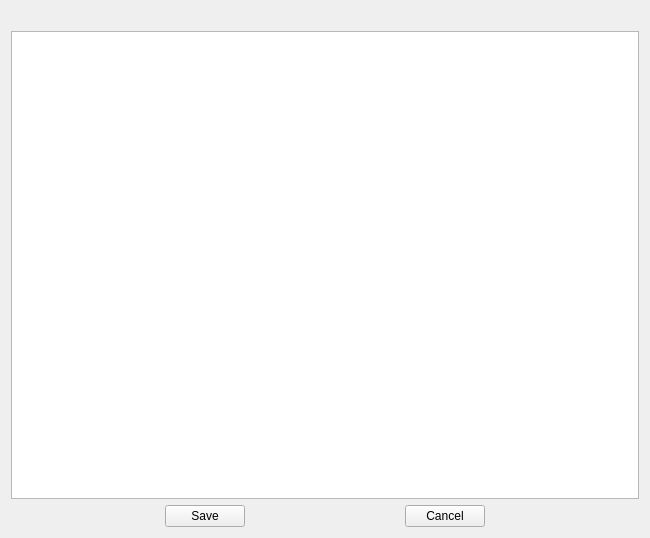
<?xml version="1.0" encoding="UTF-8"?>
<ui version="4.0">
 <class>VehicleDeflectionDistYawPitchDialog</class>
 <widget class="QWidget" name="VehicleDeflectionDistYawPitchDialog">
  <property name="geometry">
   <rect>
    <x>0</x>
    <y>0</y>
    <width>650</width>
    <height>538</height>
   </rect>
  </property>
  <property name="windowTitle">
   <string>VehicleDeflectionDistYawPitchDialog</string>
  </property>
  <layout class="QVBoxLayout" name="verticalLayout">
   <item>
    <widget class="QLabel" name="label_Vehicle">
     <property name="text">
      <string/>
     </property>
     <property name="alignment">
      <set>Qt::AlignCenter</set>
     </property>
    </widget>
   </item>
   <item>
    <widget class="QTableWidget" name="tableWidget_VehicleDeflectionDistYawPitch">
     <property name="selectionBehavior">
      <enum>QAbstractItemView::SelectRows</enum>
     </property>
     <property name="sortingEnabled">
      <bool>false</bool>
     </property>
    </widget>
   </item>
   <item>
    <layout class="QHBoxLayout" name="horizontalLayout">
     <item>
      <spacer name="horizontalSpacer">
       <property name="orientation">
        <enum>Qt::Horizontal</enum>
       </property>
       <property name="sizeHint" stdset="0">
        <size>
         <width>40</width>
         <height>20</height>
        </size>
       </property>
      </spacer>
     </item>
     <item>
      <widget class="QPushButton" name="pushButton_Save">
       <property name="text">
        <string>Save</string>
       </property>
      </widget>
     </item>
     <item>
      <spacer name="horizontalSpacer_3">
       <property name="orientation">
        <enum>Qt::Horizontal</enum>
       </property>
       <property name="sizeHint" stdset="0">
        <size>
         <width>40</width>
         <height>20</height>
        </size>
       </property>
      </spacer>
     </item>
     <item>
      <widget class="QPushButton" name="pushButton_Cancel">
       <property name="text">
        <string>Cancel</string>
       </property>
      </widget>
     </item>
     <item>
      <spacer name="horizontalSpacer_2">
       <property name="orientation">
        <enum>Qt::Horizontal</enum>
       </property>
       <property name="sizeHint" stdset="0">
        <size>
         <width>40</width>
         <height>20</height>
        </size>
       </property>
      </spacer>
     </item>
    </layout>
   </item>
  </layout>
 </widget>
 <resources/>
 <connections/>
</ui>
